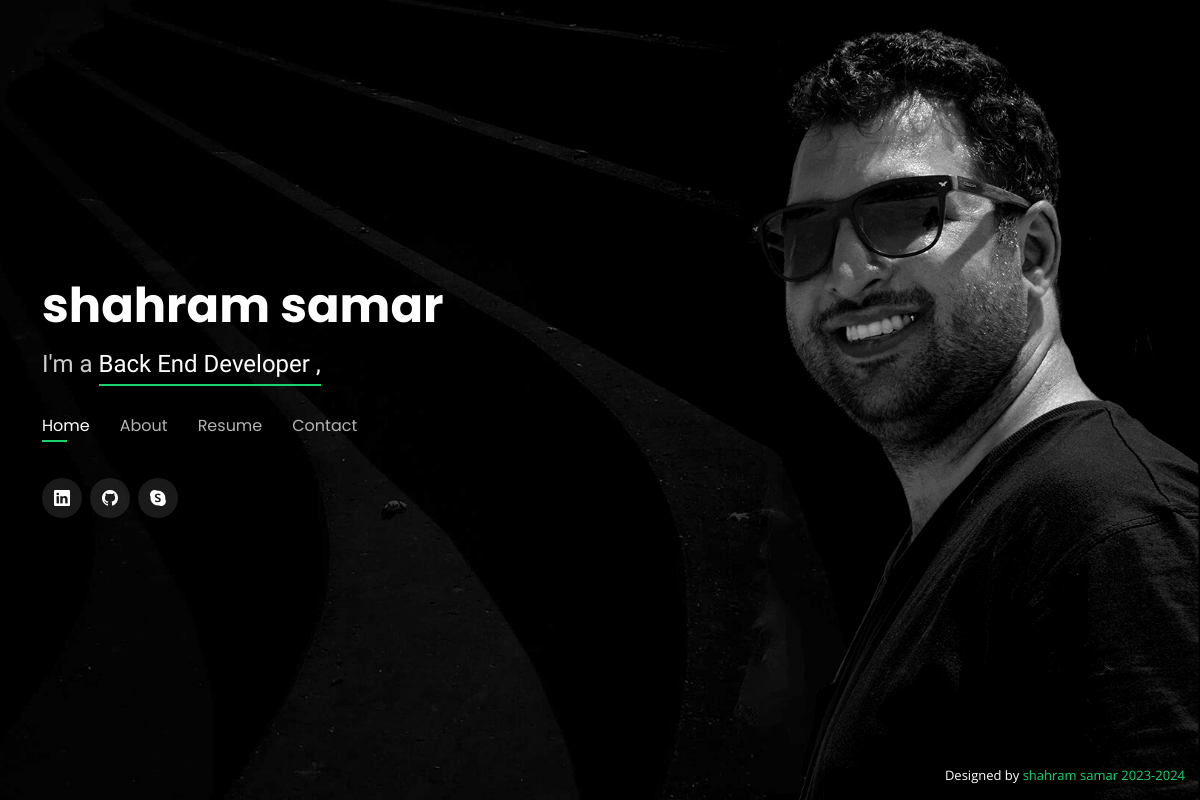
The app's page /, older data.
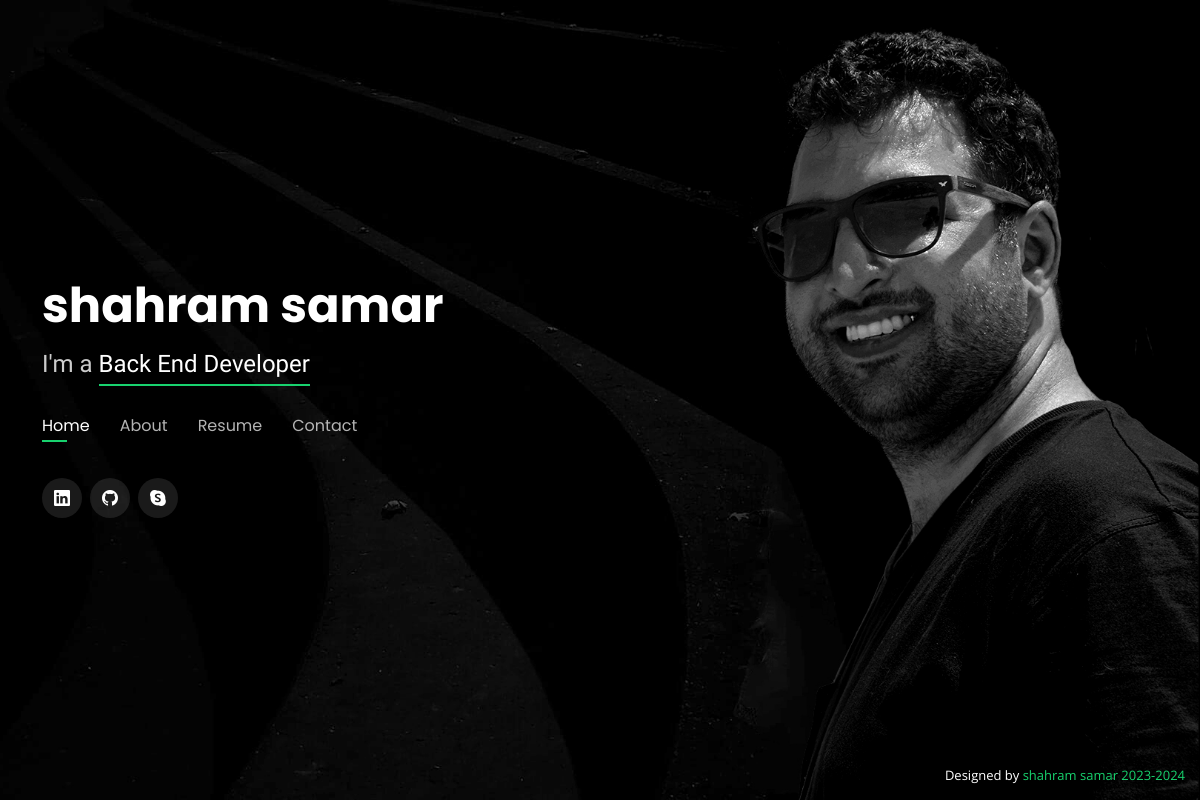
The same page, newer data.
### website/models.py (models this page shows, shortened)
class BasicInformationModel(models.Model):
        first_name = models.CharField(max_length=255)
        last_name = models.CharField(max_length=255)
        job_title = models.CharField(max_length=255)
        image = models.ImageField(upload_to='image',default='image/user.jpeg')
        birthday = models.DateField(blank=True, null=True)
        about_me = models.TextField()
        age = models.PositiveIntegerField()
        email = models.EmailField()
        phone_number = models.CharField(max_length=255)
        location = models.CharField(max_length=255)
        language = models.CharField(max_length=255)
        freelance = models.CharField(max_length=255, choices=FREELANCER_CHOICES,default='Unavailable')
        website = models.CharField(max_length=255)
        entertainment = models.CharField(max_length=255)
        degree = models.CharField(max_length=12, choices=DEGREE_CHOICES)
        summary = models.TextField()
        created_date = models.DateTimeField(auto_now_add =True)
        updated_date = models.DateTimeField(auto_now=True)
        class Meta :
                ordering = ['created_date']

### website/views.py (the view)
# urls.py: path('', index_view, name='index'),
def index_view(request):
    Experience = ProfessionalExperienceModel.objects.all()
    Education = EducationModel.objects.all()
    skills = SkillModel.objects.all()
    personality  = BasicInformationModel.objects.all()
    if request.method =='POST':
        form = ContactForm(request.POST)
        if form.is_valid():
            form.save()
    form = ContactForm()
    context = {"form":form,
               'personality':personality,
               'skills':skills,
               'Education':Education,
               'Experience':Experience}
    return render(request, 'website/index.html', context)

### templates/website/index.html (shortened to what this page needs)
{% extends "website/base.html" %}{% load static %}{% block content %}
<!DOCTYPE html>
<html lang="en">
<body>
  <header id="header">
    <div class="container">
{% for person in personality %}
      <h1><a href="{% url "website:index"%}">{{person.first_name}} {{person.last_name}}</a></h1>
      <h2>I'm a <span>{{person.job_title}}</span></h2>
      <nav id="navbar" class="navbar">
        <ul>
          <li><a class="nav-link active" href="#header">Home</a></li>
          <li><a class="nav-link" href="#about">About</a></li>
          <li><a class="nav-link" href="#resume">Resume</a></li>
          <li><a class="nav-link" href="#contact">Contact</a></li>
        </ul>
      </nav>
      <div class="social-links">
        <a href="https://www.linkedin.com/in/shahram-samar" class="linkedin"><i class="bi bi-linkedin"></i></a>
        <a href="https://github.com/shahramsamar" class="Git"><i class="bi-github"></i></a>
        <a href="https://join.skype.com/invite/Hp2xTvzo7Dd7" class="skype"><i class="bi bi-skype"></i></a>
      </div>
    </div>
  </header>
{% endfor %}
</html>
{% endblock content %}

### templates/website/base.html (shortened to what this page needs)
{% load static %}
<!DOCTYPE html>
<html lang="en">
{% for person in personality %}
<head>
  <link href="{% static "vendor/bootstrap/css/bootstrap.min.css" %}" rel="stylesheet">
  <link href="{% static "vendor/bootstrap-icons/bootstrap-icons.css" %}" rel="stylesheet">
  <link href="{% static "vendor/boxicons/css/boxicons.min.css" %}" rel="stylesheet">
  <link href="{% static "vendor/glightbox/css/glightbox.min.css" %}" rel="stylesheet">
  <link href="{% static "vendor/remixicon/remixicon.css" %}" rel="stylesheet">
  <link href="{% static "vendor/swiper/swiper-bundle.min.css" %}" rel="stylesheet">
  <link href="{% static "css/style.css" %}" rel="stylesheet">
  </head>
  {% block content %}
  {% endblock content %}
<div class="credits">
    Designed by <a href="#">{{person.first_name}} {{person.last_name}} 2023-2024</a>
  </div>
{% endfor%}

### static/css/style.css (style rules this page uses)
body { font-family: "Open Sans", sans-serif; background-color: #040404; color: #fff; position: relative; background: transparent; }
body::before { content: ""; position: fixed; background: #040404 url("../img/bg.jpg") top right no-repeat; background-size: cover; left: 0; right: 0; top: 0; height: 100vh; z-index: -1; }
@media (min-width: 1024px) { body::before { background-attachment: fixed; } }
a { color: #18d26e; text-decoration: none; }
h1, h2, h3, h4, h5, h6 { font-family: "Raleway", sans-serif; }
#header { transition: ease-in-out 0.3s; position: relative; height: 100vh; display: flex; align-items: center; z-index: 997; overflow-y: auto; }
#header * { transition: ease-in-out 0.3s; }
#header h1 { font-size: 48px; margin: 0; padding: 0; line-height: 1; font-weight: 700; font-family: "Poppins", sans-serif; }
#header h1 a, #header h1 a:hover { color: #fff; line-height: 1; display: inline-block; }
#header h2 { font-size: 24px; margin-top: 20px; color: rgba(255, 255, 255, 0.8); }
#header h2 span { color: #fff; border-bottom: 2px solid #18d26e; padding-bottom: 6px; }
#header .social-links { margin-top: 40px; display: flex; }
#header .social-links a { font-size: 16px; display: flex; justify-content: center; align-items: center; background: rgba(255, 255, 255, 0.1); color: #fff; line-height: 1; margin-right: 8px; border-radius: 50%; width: 40px; height: 40px; }
.navbar { padding: 0; margin-top: 35px; }
.navbar ul { margin: 0; padding: 0; display: flex; list-style: none; align-items: center; }
.navbar li { position: relative; }
.navbar li+li { margin-left: 30px; }
.navbar a, .navbar a:focus { display: flex; align-items: center; justify-content: space-between; padding: 0; font-family: "Poppins", sans-serif; font-size: 16px; font-weight: 400; color: rgba(255, 255, 255, 0.7); white-space: nowrap; transition: 0.3s; }
.navbar a:before { content: ""; position: absolute; width: 0; height: 2px; bottom: -4px; left: 0; background-color: #18d26e; visibility: hidden; width: 0px; transition: all 0.3s ease-in-out 0s; }
.navbar a:hover:before, .navbar li:hover>a:before, .navbar .active:before { visibility: visible; width: 25px; }
.navbar a:hover, .navbar .active, .navbar .active:focus, .navbar li:hover>a { color: #fff; }
.credits { position: fixed; right: 0; left: 0; bottom: 0; padding: 15px; text-align: right; font-size: 13px; color: #fff; z-index: 999999; }
.credits a { color: #18d26e; transition: 0.3s; }

Row changes from the older to the newer data that the page shows:
changed BasicInformationModel "shahram": job_title "Back End Developer ," → "Back End Developer"
